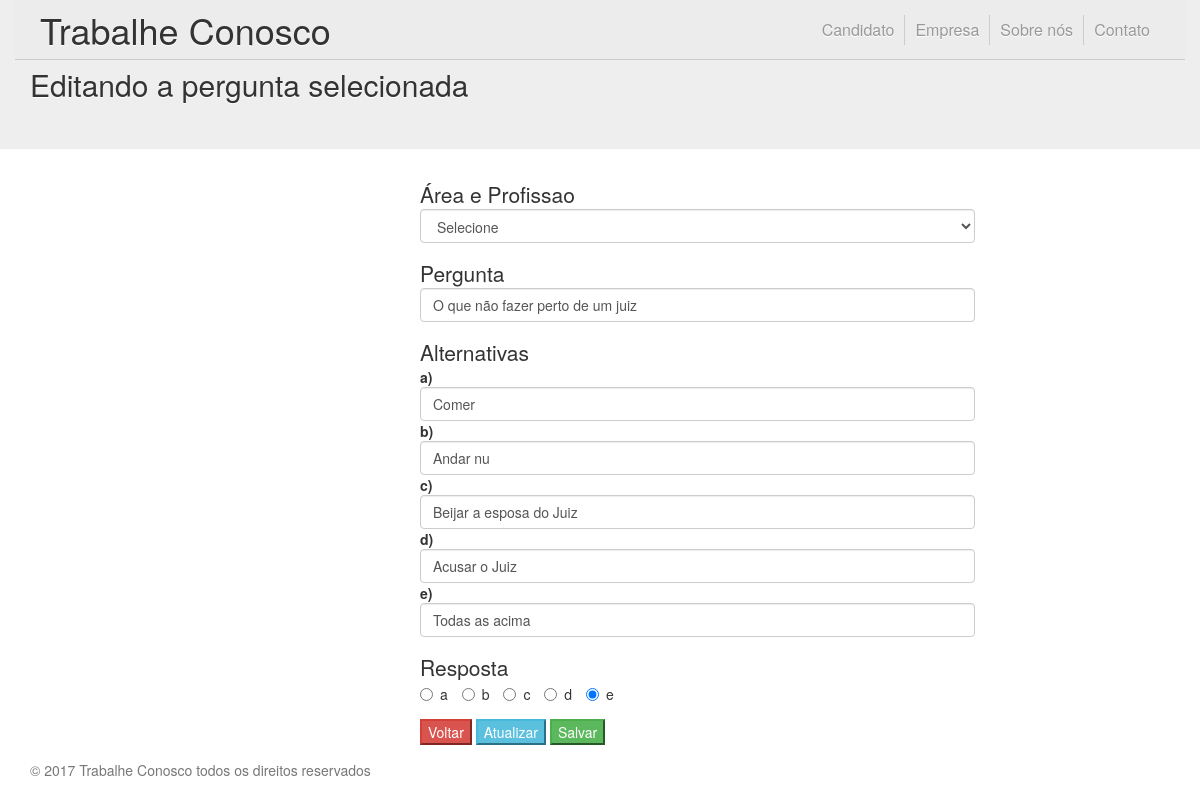
Screenshot of /empresa_editar_perguntas.php?ID_PERGUNTA=37 (signed in) with the database file from the repository.
### tables this page shows
CREATE TABLE `PERGUNTAS_EMPRESA` (
  `ID_PERGUNTA` int(11) NOT NULL,
  `PERGUNTA` varchar(500) NOT NULL,
  `ALTERNATIVA_A` varchar(500) NOT NULL,
  `ALTERNATIVA_B` varchar(100) NOT NULL,
  `ALTERNATIVA_C` varchar(100) NOT NULL,
  `ALTERNATIVA_D` varchar(100) NOT NULL,
  `ALTERNATIVA_E` varchar(100) NOT NULL,
  `RESPOSTA` enum('A','B','C','D','E') NOT NULL,
  `ID_EMPRESA` int(11) NOT NULL,
  `STATUS` enum('ATIVA','INATIVA') NOT NULL DEFAULT 'ATIVA',
  `ID_PROFISSAO` int(11) NOT NULL
);

### empresa_editar_perguntas.php (the view, shortened to what this page needs)
<?php
include_once("_php/conexao.php");
$id_pergunta = $_GET["ID_PERGUNTA"];
$id_empresa = $_SESSION["id_empresa"];
$result = mysqli_query($mysqli, "SELECT *FROM PERGUNTAS_EMPRESA WHERE ID_EMPRESA ='$id_empresa' AND ID_PERGUNTA = '$id_pergunta'");
while($res = mysqli_fetch_array($result))
{
	$pergunta = $res['PERGUNTA'];
	$alt_a = $res['ALTERNATIVA_A'];
	$alt_b = $res['ALTERNATIVA_B'];
	$alt_c = $res['ALTERNATIVA_C'];
	$alt_d = $res['ALTERNATIVA_D'];
	$alt_e = $res['ALTERNATIVA_E'];
	$resposta	=	$res['RESPOSTA'];
	$id_profissao = $res['ID_PROFISSAO'];
}
?>
<!DOCTYPE html>
<html lang="pt-BR" xmlns:id="http://www.w3.org/1999/xhtml">
<head>
	<link rel="stylesheet"  href="_css/bootstrap.min.css" >
	<link rel="stylesheet"  href="_css/header.css" >
</head>
<body>
	<header class="container">
		<h1 class="float-l">
			<a href="#" title="Trabalhe Conosco" onclick="location.href='index.php'"> Trabalhe Conosco </a>
		</h1>
			<nav class="float-r">
			<ul class="list-auto">
				<li>
					<a href="#Candidato" onclick="location.href='candidato_area_nao_logada.php'" title="Candidado">Candidato</a>
				</li>
				<li>
					<a href="#Empresa" onclick="location.href='empresa_area_logada.php'" title="Empresa">Empresa</a>
				</li>
				<li>
					<a href="#Sobre nós" onclick="location.href='sobre_nos.php'" title="Sobre nós">Sobre nós</a>
				</li>
				<li>
					<a href="#Contato" onclick="location.href='contato.php'" title="Contato">Contato</a>
				</li>
			</ul>
		</nav>
	</header>
	<div class="jumbotron">
		<br>
		<div class="container">
			<h2>Editando a pergunta selecionada</h2>
		</div>
	</div>
	<article class="container">
	<div class="row">
		<div class="col-sm-8 col-sm-offset-2 col-lg-6 col-lg-offset-4">
				<form method="post" action="_php/manter-empresa/edita_pergunta.php">
						<div class="form-group">
							<fieldset><legend>Área e Profissao</legend>
								<select id="css_pergunta" name="php_profissao" value="<?php echo"$id_profissao"; ?>" class="form-control">
									<option>Selecione</option>
								</select>
							</fieldset>
						</div>
						<div class="form-group">
							<fieldset><legend>Pergunta</legend>
								<input id="css_pergunta" name="php_pergunta" type="text" maxlength="100" placeholder="Insira uma pergunta de até 500 caracteres" value="<?php echo"$pergunta"; ?>" class="form-control"/>
							</fieldset>
						</div>
						<div class="form-group">
							<fieldset><legend>Alternativas</legend>
								<label for="css_a">a)</label>
								<input id="css_a" name="php_alt_a" type="text" max="100" maxlength="30" value="<?php echo"$alt_a"; ?>" class="form-control"/>
								<label for="css_b">b)</label>
								<input id="css_b" name="php_alt_b" type="text" max="100" maxlength="30" value="<?php echo"$alt_b"; ?>" class="form-control"/>
								<label for="css_c">c)</label>
								<input id="css_c" name="php_alt_c" type="text" max="100" maxlength="30" value="<?php echo"$alt_c"; ?>" class="form-control"/>
								<label for="css_d">d)</label>
								<input id="css_d" name="php_alt_d" type="text" max="100" maxlength="30" value="<?php echo"$alt_d"; ?>" class="form-control"/>
								<label for="css_e">e)</label>
								<input id="css_e" name="php_alt_e" type="text" max="100" maxlength="30" value="<?php echo"$alt_e"; ?>" class="form-control"/>
							</fieldset>
						</div>
						<div class="form-group">
							<fieldset><legend>Resposta</legend>
								<label class="radio-inline">
									<input type="radio" name="php_resposta" value="a" <?php if($resposta=='A'){echo 'checked';}?>/>a
								</label>
								<label class="radio-inline">
									<input type="radio" name="php_resposta" value="b" <?php if($resposta=='B'){echo 'checked';}?>/>b
								</label>
								<label class="radio-inline">
									<input type="radio" name="php_resposta" value="c" <?php if($resposta=='C'){echo 'checked';}?>/>c
								</label>
								<label class="radio-inline">
									<input type="radio" name="php_resposta" value="d" <?php if($resposta=='D'){echo 'checked';}?>/>d
								</label>
								<label class="radio-inline">
									<input type="radio" name="php_resposta" value="e" <?php if($resposta=='E'){echo 'checked';}?>/>e
								</label>
							</fieldset>
						</div>
						<div class="form-group">
							<input type="button" value="Voltar" onClick="history.go(-1)" class="btn-danger">
							<input type="button" value="Atualizar" onClick="history.go(0)" class="btn-info">
							<input type="submit" value="Salvar" class="btn-success"/>
						</div>
				</form>
			</div>
		</div>
	 </article>
			<footer class="footer">
				<div class="container">
					<p class="text-muted">&copy; 2017 Trabalhe Conosco todos os direitos reservados</p>
				</div>
			</footer>
		</body>
		</html>

### _css/backup/header.css (style rules this page uses)
html, body, div, span, applet, object, iframe, h1, h2, h3, h4, h5, h6, hr, p, blockquote, pre, a, abbr, acronym, address, big, cite, code, del, dfn, em, font, img, ins, kbd, q, s, samp, small, strike, strong, sub, sup, tt, var, b, u, i, center, dl, dt, dd, ol, ul, li, fieldset, form, label, legend, table, caption, tbody, tfoot, thead, tr, th, td { margin:0; padding:0; border:0; background:transparent; }
.list-full, .list-full li, .list-auto, .list-auto li { width: 100%; float: left; display: block; position: relative; }
.list-auto, .list-auto li { width: auto; }
.float-l { float: left; }
.float-r { float: right; }
body { font-family: "Helvetica Neue", Helvetica, Arial, sans-serif; color: #333; text-shadow: 0 1px 0 #fff; }
header { min-height: 60px; position: fixed; top: 0; right: 0; left: 0; border-bottom: 1px solid #ccc; background: #ECECEC; z-index: 2; }
header h1 { padding: 10px 0 0 10px; }
header h1 a { color: #333; }
header ul { padding: 15px 10px 0 0; }
header li { border-left: 1px solid #ccc; }
header li:first-child { border: none; }
header li a { display: block; padding: 0 10px; color: #999; font-size: 16px; line-height: 30px; text-decoration: none; -webkit-transition: all 300ms ease; transition: all 300ms ease; }

### rows the page displays
perguntas_empresa: php_profissao "Selecione", php_pergunta "O que não fazer perto de um juiz", php_alt_a "Comer", php_alt_b "Andar nu", php_alt_c "Beijar a esposa do Juiz", php_alt_d "Acusar o Juiz", php_alt_e "Todas as acima", RESPOSTA "☐ a", RESPOSTA "☐ b", RESPOSTA "☐ c", RESPOSTA "☐ d", RESPOSTA "☑ e"
